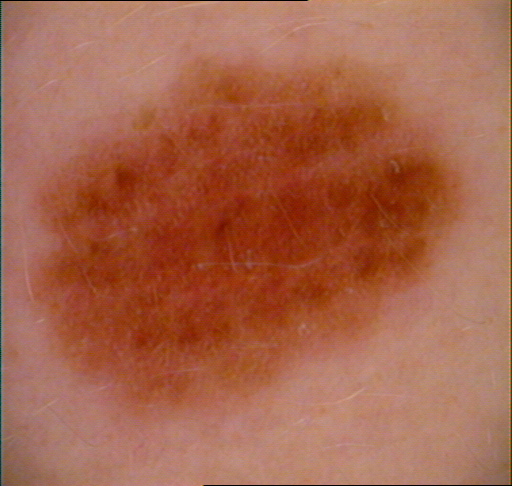
#> input picture HairSim/Figs/011ch1.tif, 512 x 486 px
$ python -i segmentmole.py   (imports and definitions only)
#> lines starting #> are read from the running program, lines starting #| are printed output that depends on the picture
# -*- coding: utf-8 -*-
"""
Created on Tue Nov 27 11:36:32 2018

@author: finn - alex

parameters:
    image: original image of the mole
    rot: rotation of final image: rot= 0 -> no rotation, rot = 1 -> rotation , 0 by default.
    shape: "hull" -> hull shape, "rect" -> smallest rectangle , "rect" by default.
    USE DEFAULT VALUES!!
"""
#######################################################################
#tuning parameter
#    evtl Threshold and gray..
#    clahe or no clahe?
#    HSV or RGB?
#    in noise removal:
#    kernelsize: 3,5,7,9..
#    in opening: Morph_open or Morph_close or both
#    iterations in sure.. back and foreground
#    in finding sure foreground area: erode or dist. transform

#######################################################################

import cv2
import numpy as np
import skimage
from regseg1 import regseg1
import configparser
import os

# open the configuration file and initialise variables
config = configparser.ConfigParser()
# [1 line not run here, left out]

# load variables from configuration file init.ini
# [1 line that did not run here, left out]
# [1 line that did not run here, left out]
# [1 line that did not run here, left out]
# [1 line that did not run here, left out]
# [1 line that did not run here, left out]
# [1 line that did not run here, left out]


def segmentmole(imgNew2,rot=None,shape=None):


    image = imgNew2.copy()

## get grayscale version of image ..different ways to do it..
    gray = cv2.cvtColor(image,cv2.COLOR_BGR2HSV)

    gray = gray[:,:,1]
#    clahe = cv2.createCLAHE(clipLimit=2.0, tileGridSize=(8,8))
#    gray = clahe.apply(gray)
    #gray = cv2.equalizeHist(gray)

## filtering and thresholding
    gray= cv2.medianBlur(gray,KernelSizeMedianFilter)
    gray= cv2.medianBlur(gray,KernelSizeMedianFilter)
    gray = cv2.blur(gray,(KernelSizeBlurFilter,KernelSizeBlurFilter))

    ret, thresh = cv2.threshold(gray,0,255,cv2.THRESH_BINARY+cv2.THRESH_OTSU)
## plots for debugging
#    cv2.imshow('thresh_image',thresh)
#    cv2.imshow('original',image)
#    cv2.waitKey(0)                          #press any key to close the figure
#    cv2.destroyAllWindows()

## further filtering
#    kernel = np.ones((5,5),np.uint8)
    kernel = cv2.getStructuringElement(cv2.MORPH_ELLIPSE, (KerneSizeOeningClosing, KerneSizeOeningClosing))
    #opening and closing
    thresh = cv2.morphologyEx(thresh,cv2.MORPH_OPEN,kernel, iterations = OpeningIterations)
    thresh = cv2.morphologyEx(thresh, cv2.MORPH_CLOSE, kernel)


## sure background area
    sure_bg = cv2.dilate(thresh,kernel,DilateIterations)

## Finding sure foreground area
    sure_fg = cv2.erode(thresh,kernel,ErodeIterations)
    # alternative:
    #opening = cv2.distanceTransform(opening,cv2.DIST_C,5)
    #ret, sure_fg = cv2.threshold(dist_transform,.22*dist_transform.max(),255,0)

## Finding unknown region
    sure_fg = np.uint8(sure_fg)
    unknown = cv2.subtract(sure_bg,sure_fg)


## Marker labelling
    ret, markers = cv2.connectedComponents(sure_fg)

     # Add one to all labels so that sure background is not 0, but 1
    markers = markers+1

     # Now, mark the region of unknown with zero
    markers[unknown==255] = 0

    markers = cv2.watershed(image,markers)
    #markers[markers>0] =1

    #correcting markers
    markers[0,:] = 1
    markers[:,0] = 1
    markers[-1,:] = 1
    markers[:,-1] = 1

    image[markers == -1] = [255,0,0]

# [12 lines of commented-out code are left out]

    image[markers==1] = 0
    image[markers>1] =255

    image = regseg1(image,imgNew2,rot,0,shape)

    return image

>>> import cv2
>>> picture = cv2.imread('../HairSim/Figs/011ch1.tif')
#> picture is the input picture: shape (486, 512, 3); mean B, G, R 76.1, 100.8, 166
>>> result = segmentmole(picture)
#> in segmentmole, `gray = cv2.cvtColor(image,cv2.COLOR_BGR2HSV)`: gray: shape (486, 512, 3); mean H, S, V 9.9, 142.3, 166.1
#> in segmentmole, `gray = gray[:,:,1]`:
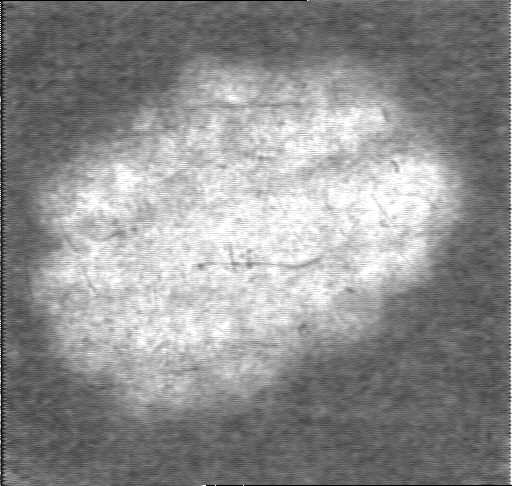
#> gray: shape (486, 512); min 0, max 255, mean 142.3
#> (the run stopped early here; a loop or call above may not have finished)

$ run again, on HairSim/Figs/012fi2.tif
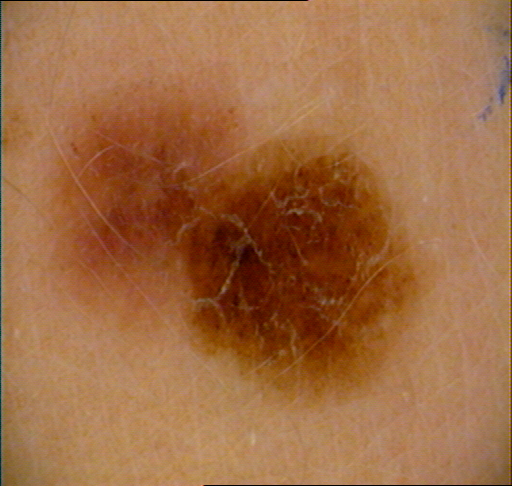
#> input picture HairSim/Figs/012fi2.tif, 512 x 486 px
#> picture is the input picture: shape (486, 512, 3); mean B, G, R 68.4, 107.9, 160
#> in segmentmole, `gray = gray[:,:,1]`:
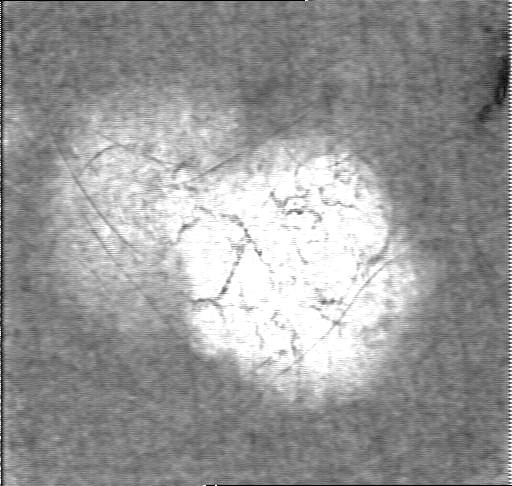
#> gray: shape (486, 512); min 0, max 255, mean 152.2

$ run again, on HairSim/Figs/024pa2.tif
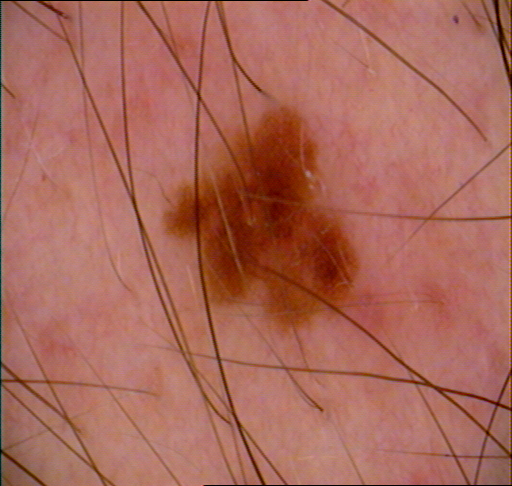
#> input picture HairSim/Figs/024pa2.tif, 512 x 486 px
#> picture is the input picture: shape (486, 512, 3); mean B, G, R 90.8, 104.3, 169.4
#> in segmentmole, `gray = gray[:,:,1]`:
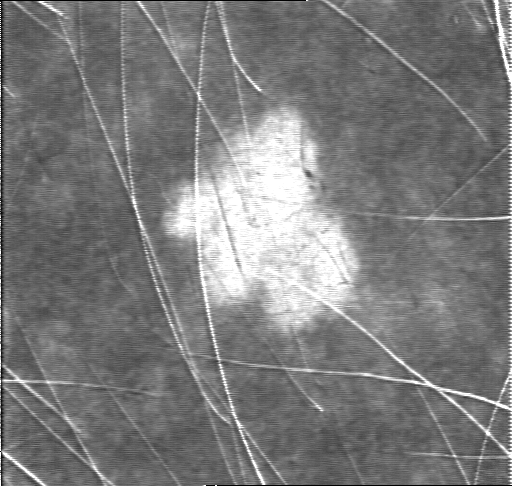
#> gray: shape (486, 512); min 0, max 255, mean 123

$ run again, on HairSim/Figs/032br4.tif
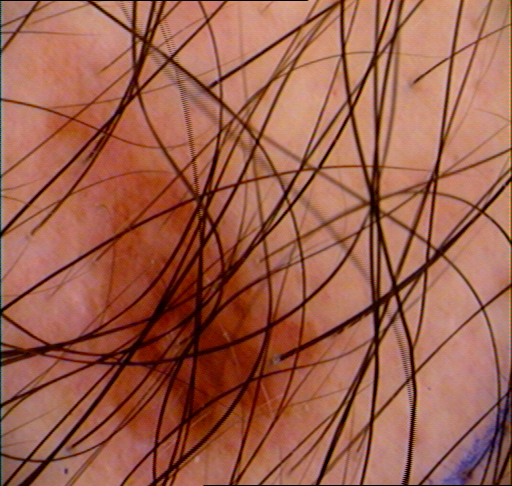
#> input picture HairSim/Figs/032br4.tif, 512 x 486 px
#> picture is the input picture: shape (486, 512, 3); mean B, G, R 76.5, 95.9, 157.1
#> in segmentmole, `gray = gray[:,:,1]`:
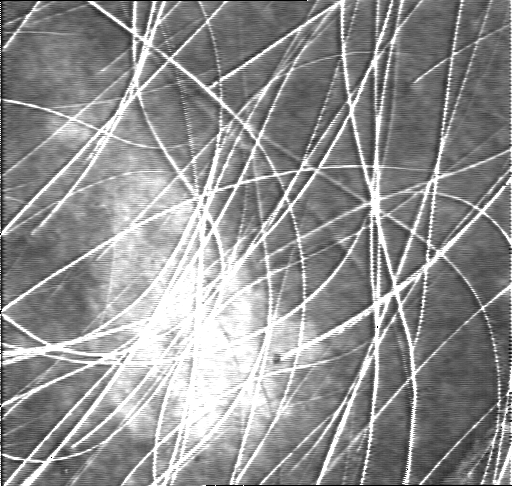
#> gray: shape (486, 512); min 0, max 255, mean 144.3
